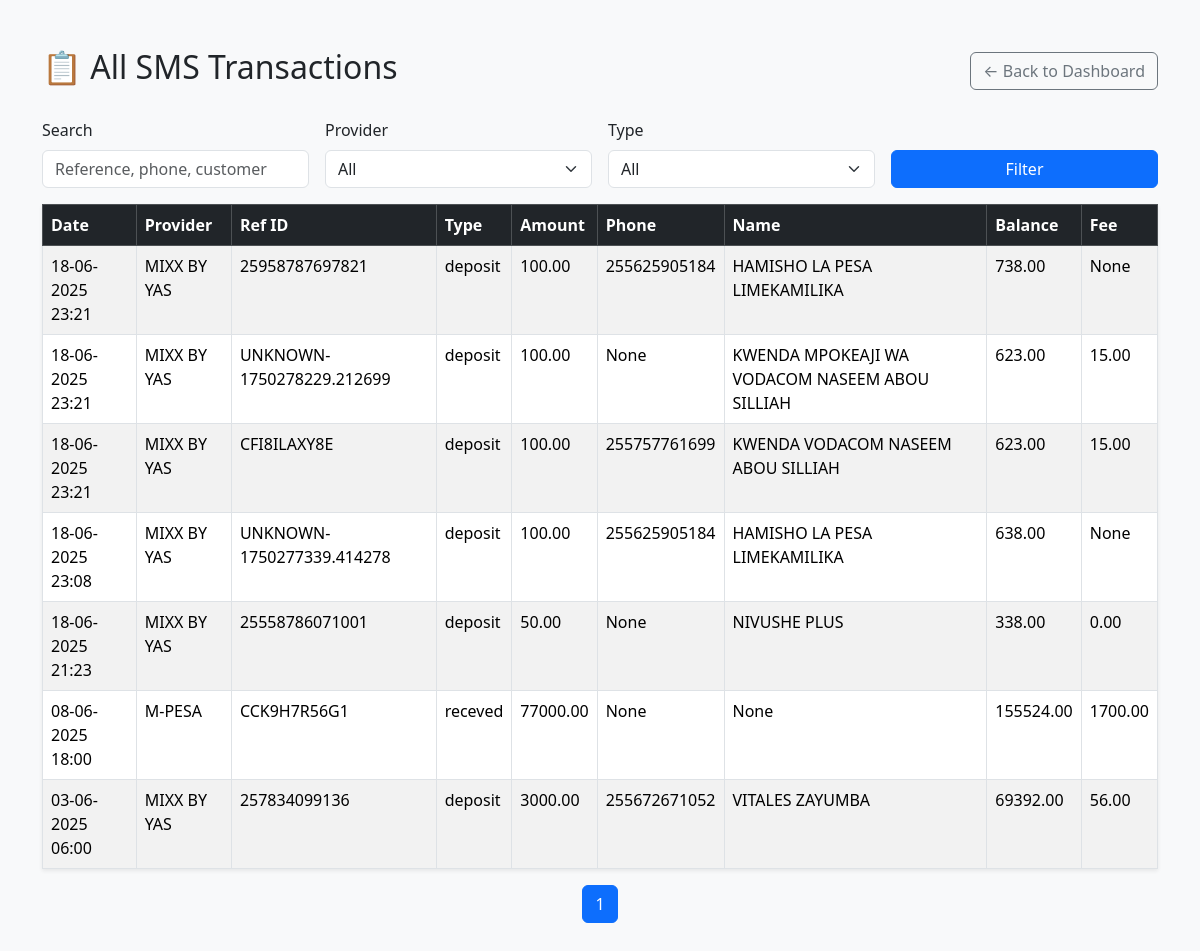
/all/transactions/, run on the app's committed database.
### transactions/models.py (models this page shows, shortened)
class Transaction(models.Model):
    reference_id = models.CharField(max_length=100, unique=True)
    network_provider = models.CharField(max_length=50)
    type = models.CharField(max_length=50)
    amount = models.DecimalField(max_digits=12, decimal_places=2)
    customer_phone = models.CharField(max_length=20, null=True, blank=True)
    customer_name = models.CharField(max_length=100, null=True, blank=True)
    balance = models.DecimalField(max_digits=12, decimal_places=2, null=True, blank=True)
    transaction_fee = models.DecimalField(max_digits=10, decimal_places=2, null=True, blank=True)
    date_transaction = models.DateTimeField()
    raw_sms = models.TextField()
    sender = models.CharField(max_length=100, null=True, blank=True)
    created_at = models.DateTimeField(auto_now_add=True)
    user = models.ForeignKey(settings.AUTH_USER_MODEL, on_delete=models.CASCADE, null=True, blank=True,related_name='transactions')
    is_incomplete = models.BooleanField(default=False)

### transactions/web_views.py (the view)
# urls.py: path("all/transactions/", web_views.all_transactions_view, name="list_transactions"),
def all_transactions_view(request):
    query = request.GET.get("q", "")
    provider = request.GET.get("provider", "")
    txn_type = request.GET.get("type", "")
    page = request.GET.get("page", 1)
    transactions = Transaction.objects.all()
    if query:
        transactions = transactions.filter(
            Q(reference_id__icontains=query) |
            Q(customer_phone__icontains=query) |
            Q(customer_name__icontains=query)
        )
    if provider:
        transactions = transactions.filter(network_provider__iexact=provider)
    if txn_type:
        transactions = transactions.filter(type__iexact=txn_type)
    transactions = transactions.order_by("-date_transaction")
    paginator = Paginator(transactions, 10)
    paginated = paginator.get_page(page)
    providers = Transaction.objects.values_list("network_provider", flat=True).distinct()
    types = Transaction.objects.values_list("type", flat=True).distinct()
    return render(request, "transactions/all_sms.html", {
        "transactions": paginated,
        "providers": providers,
        "types": types,
        "query": query,
        "selected_provider": provider,
        "selected_type": txn_type
    })

### transactions/templates/transactions/all_sms.html (shortened to what this page needs)
<!DOCTYPE html>
<html>
<head>
    <link href="https://cdn.jsdelivr.net/npm/bootstrap@5.3.3/dist/css/bootstrap.min.css" rel="stylesheet">
</head>
<body class="bg-light">
<div class="container my-5">
    <div class="d-flex justify-content-between align-items-center mb-4">
        <h2>📋 All SMS Transactions</h2>
        <a href="{% url 'dashboard' %}" class="btn btn-outline-secondary">← Back to Dashboard</a>
    </div>
    <form method="get" class="row g-3 mb-3 align-items-end">
        <div class="col-md-3">
            <label class="form-label">Search</label>
            <input type="text" name="q" value="{{ query }}" class="form-control" placeholder="Reference, phone, customer">
        </div>
        <div class="col-md-3">
            <label class="form-label">Provider</label>
            <select name="provider" class="form-select">
                <option value="">All</option>
            </select>
        </div>
        <div class="col-md-3">
            <label class="form-label">Type</label>
            <select name="type" class="form-select">
                <option value="">All</option>
            </select>
        </div>
        <div class="col-md-3">
            <button class="btn btn-primary w-100" type="submit">Filter</button>
        </div>
    </form>
    {% if transactions %}
        <table class="table table-striped table-bordered table-hover shadow-sm">
            <thead class="table-dark">
                <tr>
                    <th>Date</th>
                    <th>Provider</th>
                    <th>Ref ID</th>
                    <th>Type</th>
                    <th>Amount</th>
                    <th>Phone</th>
                    <th>Name</th>
                    <th>Balance</th>
                    <th>Fee</th>
                </tr>
            </thead>
            <tbody>
                {% for t in transactions %}
                <tr>
                    <td>{{ t.date_transaction|date:"d-m-Y H:i" }}</td>
                    <td>{{ t.network_provider }}</td>
                    <td>{{ t.reference_id }}</td>
                    <td>{{ t.type }}</td>
                    <td>{{ t.amount }}</td>
                    <td>{{ t.customer_phone }}</td>
                    <td>{{ t.customer_name }}</td>
                    <td>{{ t.balance }}</td>
                    <td>{{ t.transaction_fee }}</td>
                </tr>
                {% endfor %}
            </tbody>
        </table>
        <nav>
            <ul class="pagination justify-content-center">
                {% for num in transactions.paginator.page_range %}
                    {% if transactions.number == num %}
                        <li class="page-item active"><span class="page-link">{{ num }}</span></li>
                    {% elif num >= transactions.number|add:'-2' and num <= transactions.number|add:'2' %}
                        <li class="page-item"><a class="page-link" href="?{% if query %}q={{ query }}&{% endif %}{% if selected_provider %}provider={{ selected_provider }}&{% endif %}{% if selected_type %}type={{ selected_type }}&{% endif %}page={{ num }}">{{ num }}</a></li>
                    {% endif %}
                {% endfor %}
            </ul>
        </nav>
    {% else %}
        <div class="alert alert-warning">No transactions found.</div>
    {% endif %}
</div>
</body>
</html>

### data on the page
Transaction: date_transaction "18-06-2025 23:21", network_provider "MIXX BY YAS", reference_id "25958787697821", type "deposit", amount "100.00", customer_phone "255625905184", customer_name "HAMISHO LA PESA LIMEKAMILIKA", balance "738.00", transaction_fee "None"
Transaction: date_transaction "18-06-2025 23:21", network_provider "MIXX BY YAS", reference_id "UNKNOWN-1750278229.212699", type "deposit", amount "100.00", customer_phone "None", customer_name "KWENDA MPOKEAJI WA VODACOM NASEEM ABOU SILLIAH", balance "623.00", transaction_fee "15.00"
Transaction: date_transaction "18-06-2025 23:21", network_provider "MIXX BY YAS", reference_id "CFI8ILAXY8E", type "deposit", amount "100.00", customer_phone "255757761699", customer_name "KWENDA VODACOM NASEEM ABOU SILLIAH", balance "623.00", transaction_fee "15.00"
Transaction: date_transaction "18-06-2025 23:08", network_provider "MIXX BY YAS", reference_id "UNKNOWN-1750277339.414278", type "deposit", amount "100.00", customer_phone "255625905184", customer_name "HAMISHO LA PESA LIMEKAMILIKA", balance "638.00", transaction_fee "None"
Transaction: date_transaction "18-06-2025 21:23", network_provider "MIXX BY YAS", reference_id "25558786071001", type "deposit", amount "50.00", customer_phone "None", customer_name "NIVUSHE PLUS", balance "338.00", transaction_fee "0.00"
Transaction: date_transaction "08-06-2025 18:00", network_provider "M-PESA", reference_id "CCK9H7R56G1", type "receved", amount "77000.00", customer_phone "None", customer_name "None", balance "155524.00", transaction_fee "1700.00"
Transaction: date_transaction "03-06-2025 06:00", network_provider "MIXX BY YAS", reference_id "257834099136", type "deposit", amount "3000.00", customer_phone "255672671052", customer_name "VITALES ZAYUMBA", balance "69392.00", transaction_fee "56.00"

### other printed values
{{ num }} "1"
